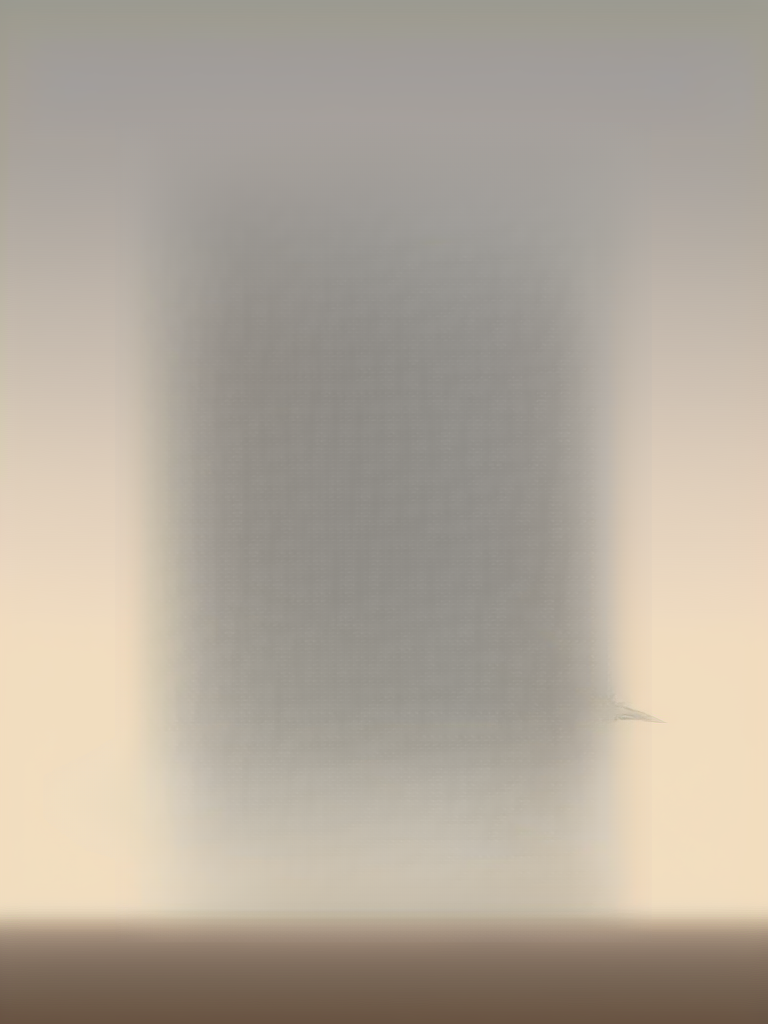
#> input picture Shop/LaMa/proofs/2026-11-15-dilate-sweep/plate_bighole.png, 768 x 1024 px; its folder holds 4 pictures in this run
$ python lama_sweep.py plate_bighole.png plate_dilate09.png out
#> lines starting #> are read from the running program, lines starting #| are printed output that depends on the picture; after the words box and inside, x2 and y2 are one past the last pixel; in counts of white or black regions, pixels touching at a corner belong together
#!/usr/bin/env python3
"""
LaMa dilate sweep and one very large hole, on the 2026-11-14 card check's input.

  <comfy venv>/python lama_sweep.py IMAGE MASK OUTDIR [--dilate 9 21 41] [--big 0.15,0.12,0.85,0.92]

For each --dilate value: SAM's figure mask dilated by that many px (a square kernel, as
lama_fill.py does), filled by LaMa, every pixel outside the dilated mask pasted back.
Then one very large hole: the box --big (fractions x0,y0,x1,y1) unioned with the mask
dilated by the largest value, filled the same way.

Measures, per fill: the hole as a share of the frame; load and fill time; that pixels outside
the hole are unchanged; and a "ghost" number: in a ring 4-24 px outside the hole, the mean
absolute difference between the plate and a fog estimate (the plate median-blurred 41 px).
The ring is pasted back from the input, so the ring number says how much figure-coloured
haze is left just outside the hole; lower means less ghost left beside the fill. Because that
ring moves out as the hole grows, a second number holds the region fixed: in the band 0-48 px
outside SAM's original mask (the sword's box left out), the mean absolute difference between
the plate and a fog model (per row, the median colour of pixels far from the figure); the
input's own value is reported as the baseline. Both are proxies: only an eye judges whether a
ghost shows.
Written 2026-11-15 for the LaMa test, from the 2026-11-14 card check's lama_fill.py.
A maker with a better way does it that way and leaves the comparison on the scroll.
"""
import argparse, json, os, time
import numpy as np, cv2
from PIL import Image
from simple_lama_inpainting import SimpleLama

ap = argparse.ArgumentParser()
ap.add_argument("image"); ap.add_argument("mask"); ap.add_argument("outdir")
ap.add_argument("--dilate", type=int, nargs="+", default=[9, 21, 41])
ap.add_argument("--big", default="0.15,0.12,0.85,0.92")
a = ap.parse_args()
os.makedirs(a.outdir, exist_ok=True)
img = Image.open(a.image).convert("RGB"); W, H = img.size
#> further down, img is the input picture: PIL image 768x1024 RGB; mean R, G, B 177.4, 167.9, 155
#> after `W, H = img.size`: W = 768; H = 1024
src = np.array(img)
m0 = cv2.resize(cv2.imread(a.mask, 0), (W, H), interpolation=cv2.INTER_NEAREST) > 127
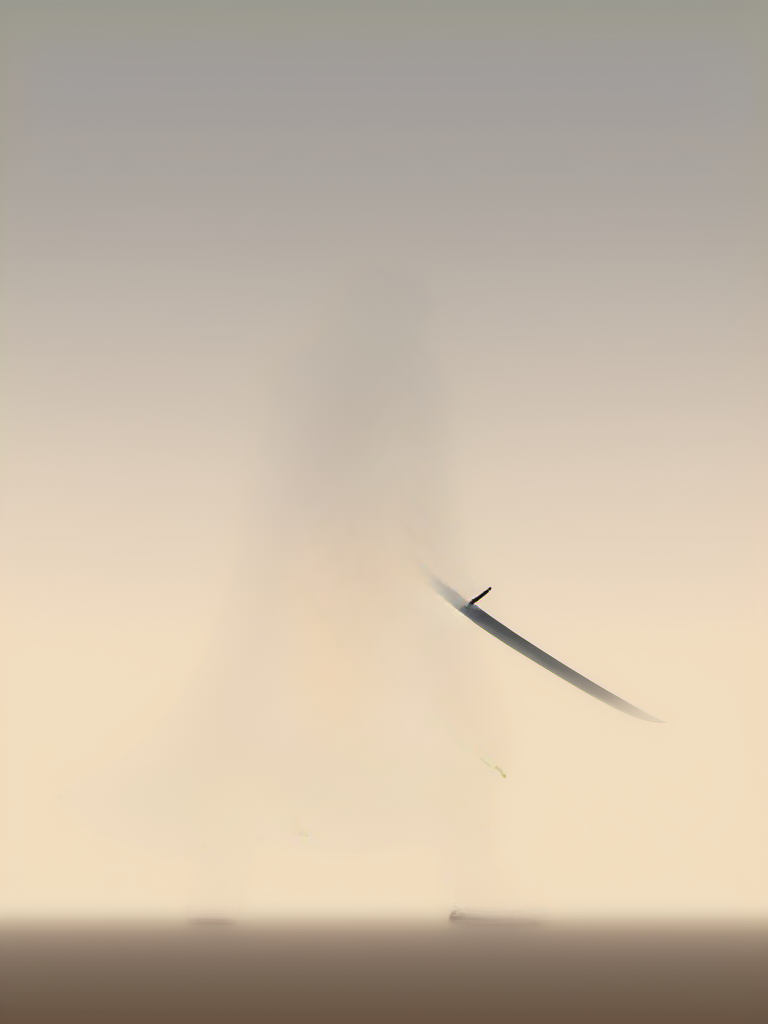
#> input picture Shop/LaMa/proofs/2026-11-15-dilate-sweep/plate_dilate09.png, 768 x 1024 px
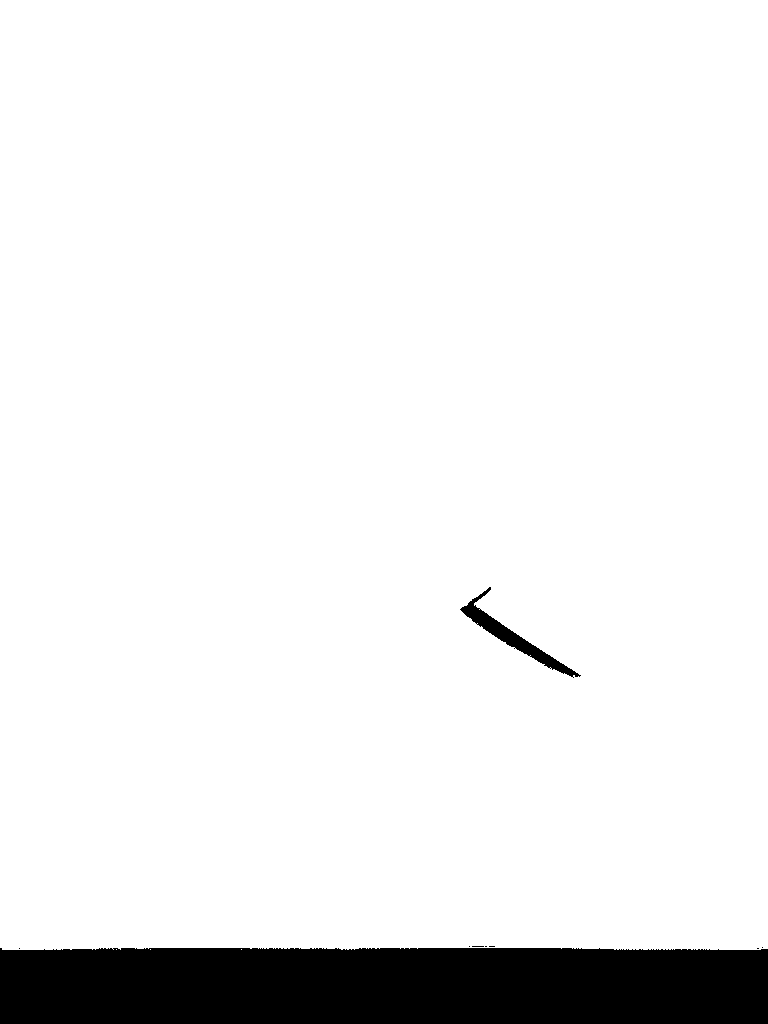
#> m0: shape (1024, 768) bool; 92.4% white; 9 black regions (7 under 20 px), largest, box (x1, y1, x2, y2) and area: (0, 948, 768, 1024) 57809, (460, 587, 581, 678) 1637
#> (the run stopped early here; a loop or call above may not have finished)
